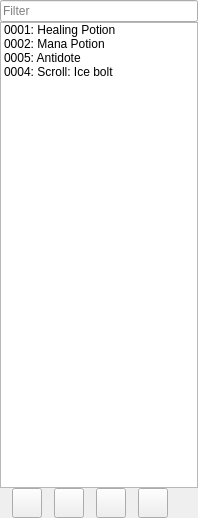
<?xml version="1.0" encoding="UTF-8"?>
<ui version="4.0">
 <class>ListDB</class>
 <widget class="QWidget" name="ListDB">
  <property name="geometry">
   <rect>
    <x>0</x>
    <y>0</y>
    <width>198</width>
    <height>518</height>
   </rect>
  </property>
  <property name="minimumSize">
   <size>
    <width>198</width>
    <height>0</height>
   </size>
  </property>
  <property name="maximumSize">
   <size>
    <width>198</width>
    <height>16777215</height>
   </size>
  </property>
  <property name="windowTitle">
   <string>Form</string>
  </property>
  <property name="asd" stdset="0">
   <string/>
  </property>
  <property name="aad" stdset="0">
   <bool>false</bool>
  </property>
  <layout class="QGridLayout" name="gridLayout">
   <property name="leftMargin">
    <number>0</number>
   </property>
   <property name="topMargin">
    <number>0</number>
   </property>
   <property name="rightMargin">
    <number>0</number>
   </property>
   <property name="bottomMargin">
    <number>0</number>
   </property>
   <property name="verticalSpacing">
    <number>0</number>
   </property>
   <item row="1" column="0" colspan="6">
    <widget class="QListWidget" name="list">
     <property name="sizePolicy">
      <sizepolicy hsizetype="Fixed" vsizetype="Expanding">
       <horstretch>0</horstretch>
       <verstretch>0</verstretch>
      </sizepolicy>
     </property>
     <property name="viewMode">
      <enum>QListView::ListMode</enum>
     </property>
     <item>
      <property name="text">
       <string>0001: Healing Potion</string>
      </property>
     </item>
     <item>
      <property name="text">
       <string>0002: Mana Potion</string>
      </property>
     </item>
     <item>
      <property name="text">
       <string>0005: Antidote</string>
      </property>
     </item>
     <item>
      <property name="text">
       <string>0004: Scroll: Ice bolt</string>
      </property>
     </item>
    </widget>
   </item>
   <item row="0" column="0" colspan="6">
    <widget class="QLineEdit" name="lineFilter">
     <property name="echoMode">
      <enum>QLineEdit::Normal</enum>
     </property>
     <property name="cursorPosition">
      <number>0</number>
     </property>
     <property name="placeholderText">
      <string>Filter</string>
     </property>
    </widget>
   </item>
   <item row="2" column="0" colspan="6">
    <widget class="QFrame" name="frame">
     <property name="maximumSize">
      <size>
       <width>180</width>
       <height>16777215</height>
      </size>
     </property>
     <property name="frameShape">
      <enum>QFrame::NoFrame</enum>
     </property>
     <layout class="QHBoxLayout" name="horizontalLayout_2">
      <property name="spacing">
       <number>0</number>
      </property>
      <property name="leftMargin">
       <number>0</number>
      </property>
      <property name="topMargin">
       <number>0</number>
      </property>
      <property name="rightMargin">
       <number>0</number>
      </property>
      <property name="bottomMargin">
       <number>0</number>
      </property>
      <item>
       <widget class="QToolButton" name="toolAdd">
        <property name="minimumSize">
         <size>
          <width>30</width>
          <height>30</height>
         </size>
        </property>
        <property name="maximumSize">
         <size>
          <width>30</width>
          <height>30</height>
         </size>
        </property>
        <property name="text">
         <string/>
        </property>
        <property name="icon">
         <iconset resource="Resources.qrc">
          <normaloff>:/add</normaloff>:/add</iconset>
        </property>
       </widget>
      </item>
      <item>
       <widget class="QToolButton" name="toolMoveDown">
        <property name="minimumSize">
         <size>
          <width>30</width>
          <height>30</height>
         </size>
        </property>
        <property name="maximumSize">
         <size>
          <width>30</width>
          <height>30</height>
         </size>
        </property>
        <property name="text">
         <string/>
        </property>
        <property name="icon">
         <iconset resource="Resources.qrc">
          <normaloff>:/movedown</normaloff>:/movedown</iconset>
        </property>
       </widget>
      </item>
      <item>
       <widget class="QToolButton" name="toolMoveUp">
        <property name="minimumSize">
         <size>
          <width>30</width>
          <height>30</height>
         </size>
        </property>
        <property name="maximumSize">
         <size>
          <width>30</width>
          <height>30</height>
         </size>
        </property>
        <property name="text">
         <string/>
        </property>
        <property name="icon">
         <iconset resource="Resources.qrc">
          <normaloff>:/moveup</normaloff>:/moveup</iconset>
        </property>
       </widget>
      </item>
      <item>
       <widget class="QToolButton" name="toolDelete">
        <property name="minimumSize">
         <size>
          <width>30</width>
          <height>30</height>
         </size>
        </property>
        <property name="maximumSize">
         <size>
          <width>30</width>
          <height>30</height>
         </size>
        </property>
        <property name="text">
         <string/>
        </property>
        <property name="icon">
         <iconset resource="Resources.qrc">
          <normaloff>:/delete</normaloff>:/delete</iconset>
        </property>
       </widget>
      </item>
     </layout>
    </widget>
   </item>
  </layout>
 </widget>
 <resources>
  <include location="Resources.qrc"/>
 </resources>
 <connections/>
</ui>
